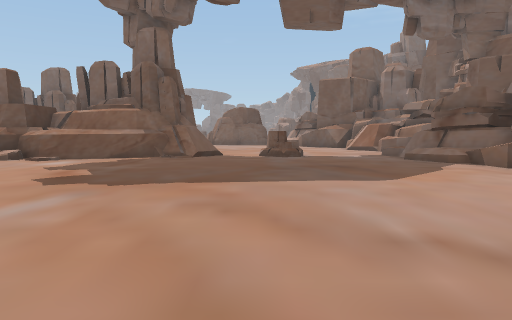
View 1 (above)

24 first-person views from a walk through a Unity game level. The camera is 1.3 m above the floor, tilts 4° down and sees 70° across. The floor is counted in squares, 2 m on a side. Each view is taken from the middle of a square. On the plan, view 1 faces up. The plan holds only what a view shows up to about 11 squares ahead; the rest is blank. The place goes on beyond the plan. The player character is not drawn. Some animated figures are left out.

View 2
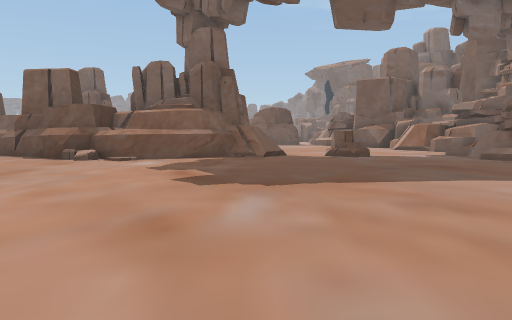

View 3
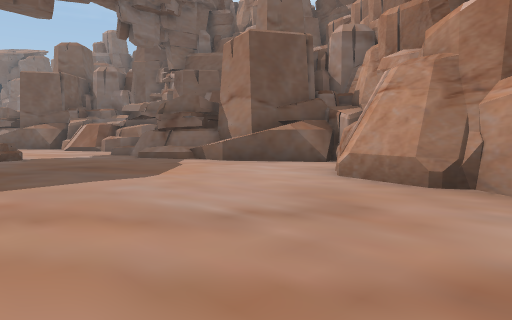

View 4
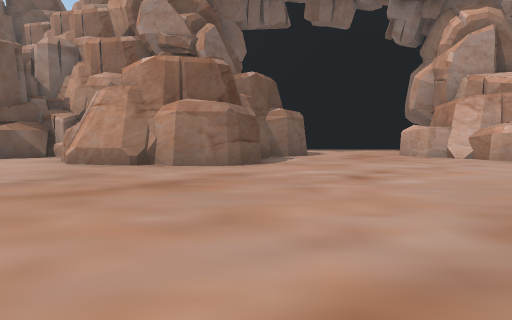

View 5
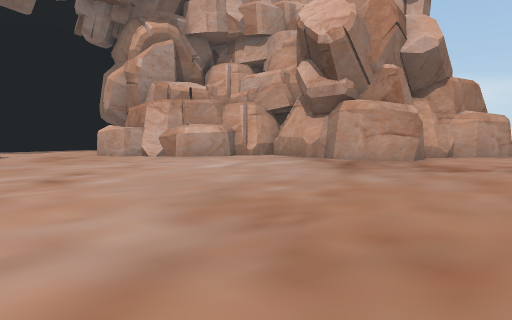

View 6
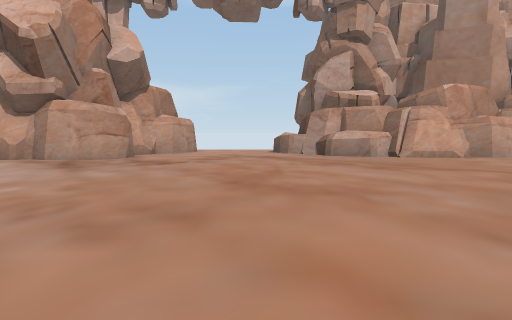

View 7
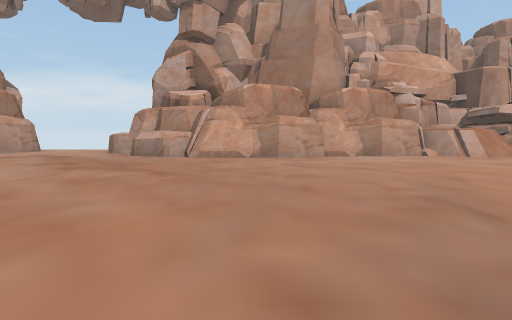

View 8
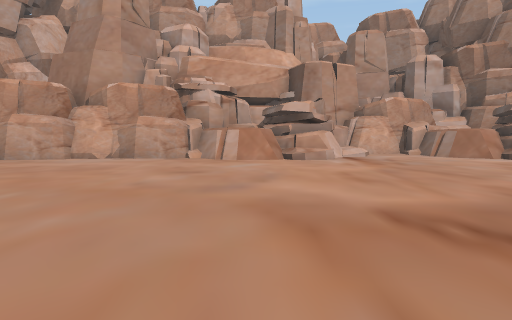

View 9
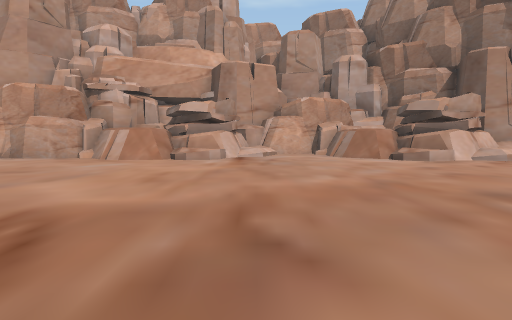

View 10
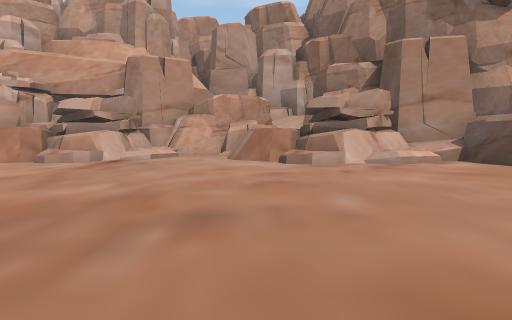

View 11
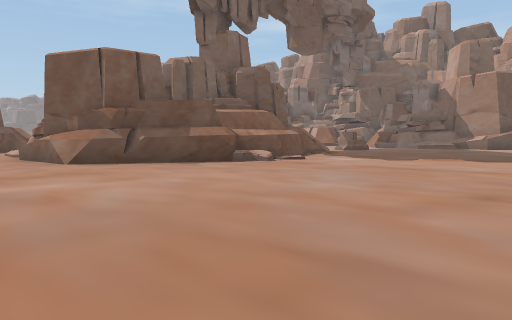

View 12
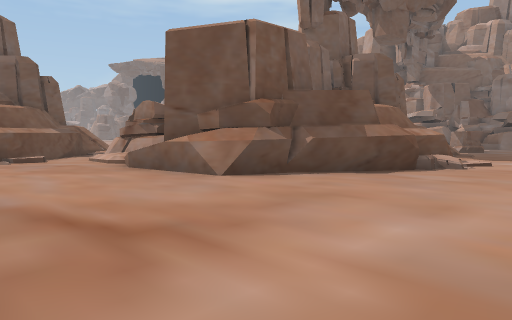

View 13
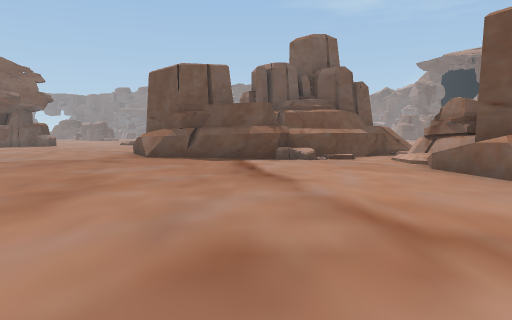

View 14
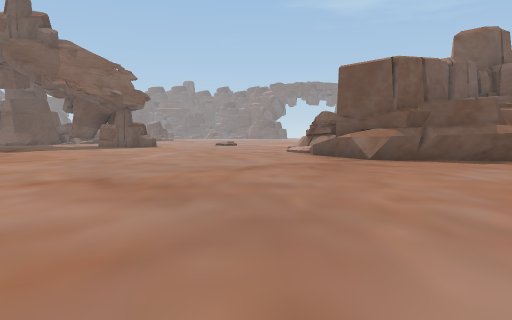

View 15
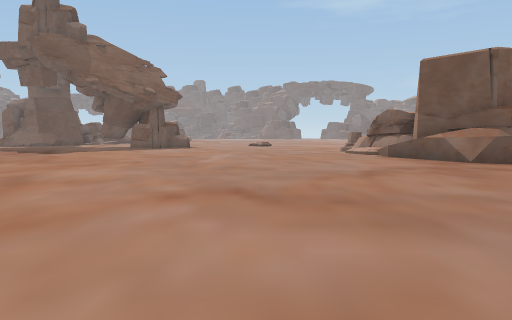

View 16
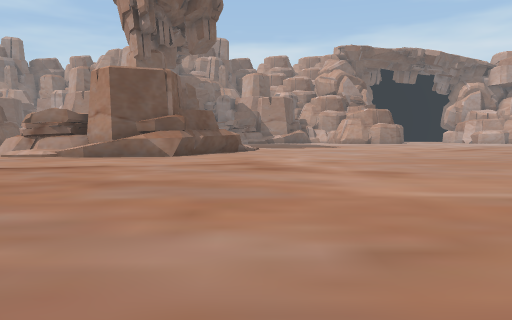

View 17
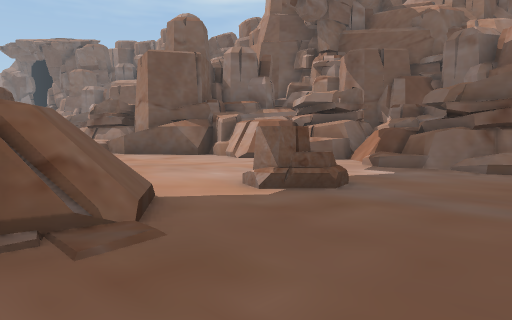

View 18
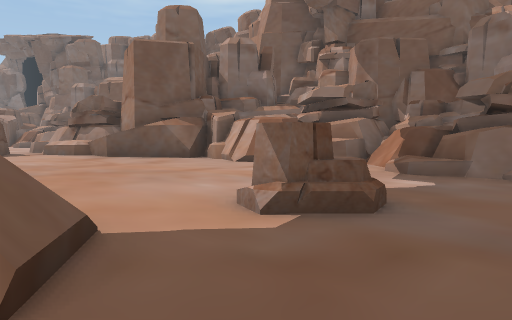

View 19
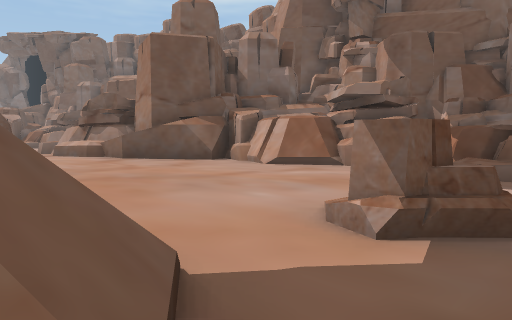

View 20
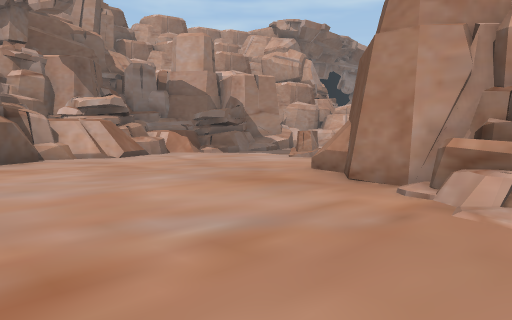

View 21
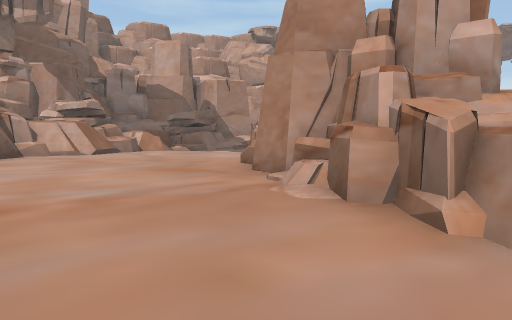

View 22
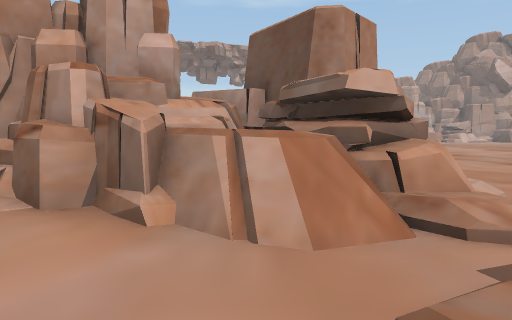

View 23
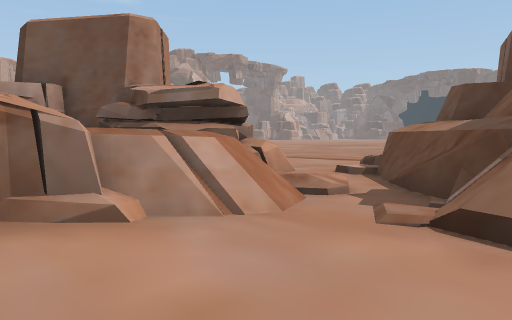

View 24
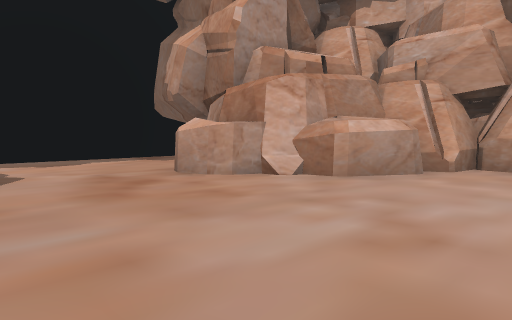

### Floor plan
Key: @ floor where view 1 was taken; # wall or solid block; x gap in a wall; . main floor; : floor 1 m higher than the main floor; + floor 1.75 m higher than the main floor; / step, stairs or slope; = window, fence, low wall or low ledge; ^ raised ledge; R rock.
Columns run from 27 left of view 1 to 12 right of it. Each row starts with its distance up from view 1.
 20 ........./#    ## /......  ...^
 19 .........^#    ##^/...........##
 18 .........###   ^^x.............##^^
 17 ...........###^^.===#........../#
 16 .................#^=^#^......../# ^
 15  ................##^^^###......//##
 14  ................###^^  ##......^####
 13   ...............###^   # .......##^##
 12    ..............####  ## ......=^ ^^#
 11    ...............###^###//RR..=##
 10     ...............^^^^/.......=###
  9      ................//........###
  8        .........................=#
  7         ........................:##
  6           .......................####
  5            ......................###
  4              .....................
  3               ....     ........##
  2                 ..     ........#
  1                         .......#
  0                  .     ....@...#
 -1        .  .     ...   .........####
 -2     . ......   ..... .............#
 -3    ..........  ..... .................
 -4   ........... .........................
 -5   .....................................
 -6  .................................##...#
 -7 ................................###  ..#
 -8 ...............................##     .#
 -9 ...............................##
-10 .^#=...../.................#####
-11 ^##=/...==/=########^......#
-12 ####=..##^++##           ..#
-13    #=#.=# ###            .##

Where each view was taken, in squares from view 1:
view 1: 0 up, 0 right, facing up
view 2: 0 up, 2 left, facing up
view 3: 0 up, 1 left, facing up-right
view 4: 1 down, 4 left, facing right
view 5: 1 down, 4 left, facing down-right
view 6: 0 up, 4 left, facing down
view 7: 0 up, 10 left, facing down
view 8: 1 down, 17 left, facing down
view 9: 1 down, 20 left, facing down
view 10: 2 down, 23 left, facing down
view 11: 3 up, 13 left, facing up-right
view 12: 7 up, 14 left, facing up-right
view 13: 7 up, 14 left, facing up
view 14: 8 up, 20 left, facing up
view 15: 9 up, 22 left, facing up
view 16: 9 up, 21 left, facing right
view 17: 8 up, 3 left, facing up-right
view 18: 9 up, 2 left, facing up-right
view 19: 10 up, 2 left, facing up-right
view 20: 20 up, 6 left, facing down-right
view 21: 20 up, 8 left, facing down-right
view 22: 20 up, 8 left, facing down
view 23: 20 up, 6 left, facing down-left
view 24: 2 down, 2 right, facing down-right
